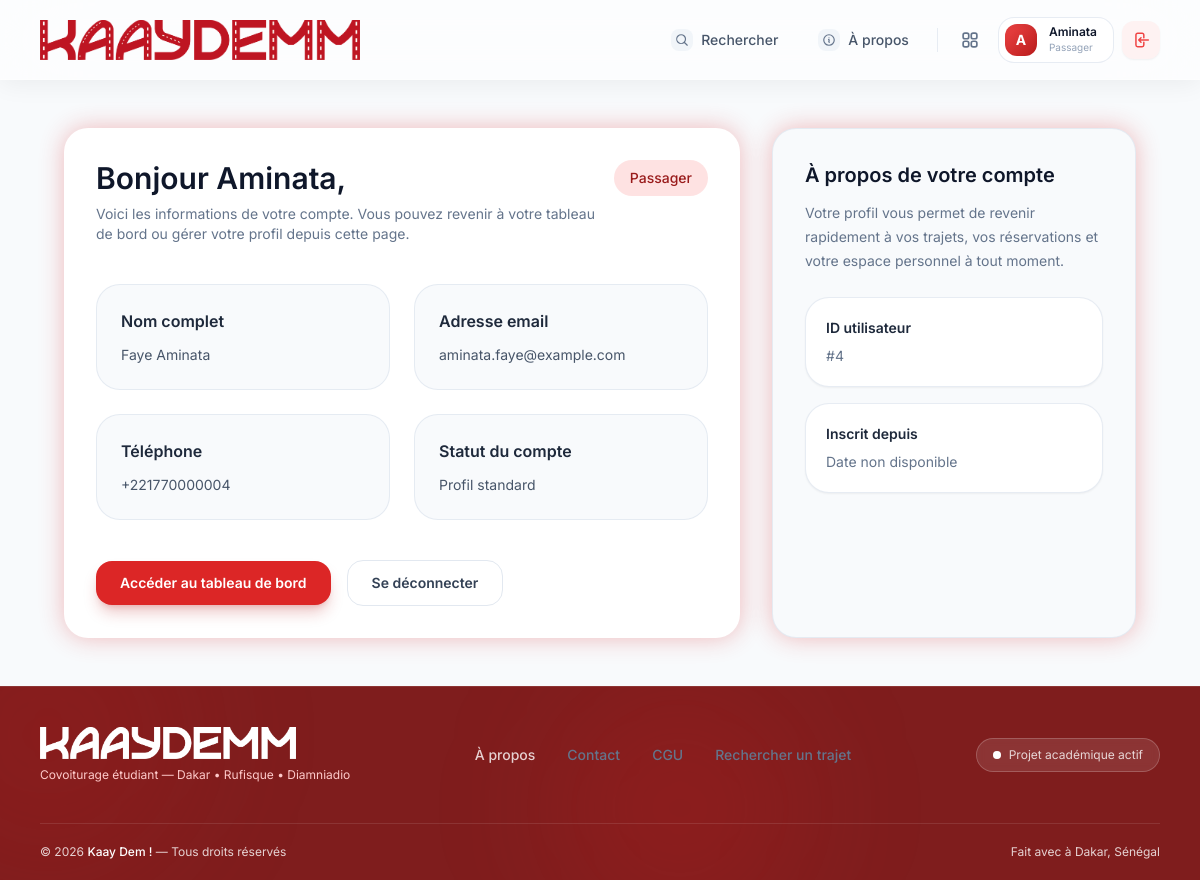
The page /public/profil (signed in) on the database its author committed.
### tables this page shows
CREATE TABLE utilisateurs (
    id INT AUTO_INCREMENT PRIMARY KEY,
    nom VARCHAR(100) NOT NULL,
    prenom VARCHAR(100) NOT NULL,
    email VARCHAR(150) NOT NULL UNIQUE,
    telephone VARCHAR(20) NOT NULL,
    mot_de_passe VARCHAR(255) NOT NULL,
    photo_profil VARCHAR(255) DEFAULT 'default-avatar.png',
    role ENUM('passager', 'conducteur', 'admin') DEFAULT 'passager',
    est_conducteur_valide BOOLEAN DEFAULT FALSE,
    date_inscription DATETIME DEFAULT CURRENT_TIMESTAMP,
    statut ENUM('actif', 'suspendu') DEFAULT 'actif'
);

### app/controllers/ProfilController.php (called while the page is built, shortened)
<?php
class ProfilController extends Controller {
    private $userModel;
    public function __construct() {
        $this->userModel = $this->model('User');
    }
    public function index() {
        $user = $this->userModel->getUserById($_SESSION['user_id']);
        $data = [
            'titre' => 'Mon profil - Kaay Dem !',
            'user' => $user
        ];
        $this->render('profil/index', $data);
    }
}

### public/index.php (called while the page is built, shortened)
<?php
require_once '../app/core/Database.php';
require_once '../app/core/Controller.php';
require_once '../app/core/Router.php';
$router = new Router();
$router->get('/', 'HomeController', 'index');
$router->get('/a-propos', 'HomeController', 'about');
$router->get('/contact', 'HomeController', 'contact');
$router->get('/auth/connexion', 'AuthController', 'loginForm');
$router->post('/auth/connexion', 'AuthController', 'login');
$router->get('/auth/inscription', 'AuthController', 'registerForm');
$router->post('/auth/inscription', 'AuthController', 'register');
$router->get('/auth/deconnexion', 'AuthController', 'logout');
$router->get('/trajets/recherche', 'TrajetController', 'searchForm');
$router->get('/trajets/resultats', 'TrajetController', 'searchResults');
$router->get('/trajets/detail/{id}', 'TrajetController', 'detail');
$router->get('/passager/dashboard', 'PassagerController', 'dashboard');
$router->get('/passager/reservations', 'PassagerController', 'reservations');
$router->get('/passager/reservation/{id}', 'PassagerController', 'reservation');
$router->get('/passager/reserver/{trajet_id}', 'PassagerController', 'reserverTrajet');
$router->post('/passager/reserver/{trajet_id}', 'PassagerController', 'reserverTrajet');
$router->get('/conducteur/dashboard', 'ConducteurController', 'dashboard');
$router->get('/conducteur/trajets', 'ConducteurController', 'mesTrajets');
$router->get('/conducteur/trajets/nouveau', 'ConducteurController', 'nouveauTrajetForm');
$router->post('/conducteur/trajets/nouveau', 'ConducteurController', 'creerTrajet');
$router->get('/conducteur/vehicule/nouveau', 'ConducteurController', 'nouveauVehiculeForm');
$router->post('/conducteur/vehicule/nouveau', 'ConducteurController', 'creerVehicule');
$router->post('/conducteur/trajet/{trajet_id}/annuler', 'ConducteurController', 'annulerTrajet');
$router->get('/conducteur/passagers', 'ConducteurController', 'mesPassagers');
$router->get('/conducteur/reservations', 'ConducteurController', 'reservations');
$router->post('/conducteur/reservation/{reservation_id}/accept', 'ConducteurController', 'acceptReservation');
$router->post('/conducteur/reservation/{reservation_id}/reject', 'ConducteurController', 'rejectReservation');
$router->get('/profil', 'ProfilController', 'index');
$router->get('/admin/dashboard', 'AdminController', 'dashboard');
$router->get('/admin/trajets', 'AdminController', 'trajets');
$router->post('/admin/validerConducteur/{id}', 'AdminController', 'validerConducteur');
$router->post('/admin/refuserConducteur/{id}', 'AdminController', 'refuserConducteur');
$router->get('/passager/devenirConducteur', 'PassagerController', 'devenirConducteurForm');
$router->post('/passager/devenirConducteur', 'PassagerController', 'devenirConducteur');
$uri = $_SERVER['REQUEST_URI'];
$method = $_SERVER['REQUEST_METHOD'];
$router->dispatch($uri, $method);

### app/core/Database.php (called while the page is built, shortened)
<?php
class Database {
    private $host = DB_HOST;
    private $user = DB_USER;
    private $pass = DB_PASS;
    private $dbname = DB_NAME;
    private $dbh;
    private $stmt;
    public function __construct() {
        $dsn = 'mysql:host=' . $this->host . ';dbname=' . $this->dbname . ';charset=utf8mb4';
        $options = array(
            PDO::ATTR_PERSISTENT => true,
            PDO::ATTR_ERRMODE => PDO::ERRMODE_EXCEPTION,
            PDO::ATTR_DEFAULT_FETCH_MODE => PDO::FETCH_OBJ
        );
        try {
            $this->dbh = new PDO($dsn, $this->user, $this->pass, $options);
        } catch(PDOException $e) {
            $this->error = $e->getMessage();
            echo "Erreur de connexion : " . $this->error;
            exit;
        }
    }
    public function query($sql) {
        $this->stmt = $this->dbh->prepare($sql);
    }
    public function bind($param, $value, $type = null) {
        if(is_null($type)) {
            switch(true) {
                case is_int($value):
                    $type = PDO::PARAM_INT;
                    break;
            }
        }
        $this->stmt->bindValue($param, $value, $type);
    }
    public function execute() {
        return $this->stmt->execute();
    }
    public function single() {
        $this->execute();
        return $this->stmt->fetch();
    }
}

### app/models/User.php (called while the page is built, shortened)
<?php
class User implements RepositoryInterface {
    private $db;
    public function __construct() {
        $this->db = new Database();
    }
    public function getUserById($id) {
        $this->db->query('SELECT * FROM utilisateurs WHERE id = :id');
        $this->db->bind(':id', $id);
        $row = $this->db->single();
        return $row;
    }
}

### app/views/profil/index.php (the view)
<section class="max-w-6xl mx-auto px-6 py-12 lg:px-10">
    <div class="grid gap-8 lg:grid-cols-[1.3fr_0.7fr]">
        <div class="bg-white rounded-3xl p-8 shadow-glow">
            <div class="flex items-start justify-between gap-4">
                <div>
                    <h1 class="text-3xl font-semibold text-slate-900">Bonjour <?= htmlspecialchars($user->prenom) ?>,</h1>
                    <p class="mt-2 text-sm text-slate-500 max-w-2xl">Voici les informations de votre compte. Vous pouvez revenir à votre tableau de bord ou gérer votre profil depuis cette page.</p>
                </div>
                <div class="text-right">
                    <span class="inline-flex items-center gap-2 rounded-full bg-brand-100 px-4 py-2 text-sm font-medium text-brand-800"><?= ucfirst(htmlspecialchars($user->role ?? 'passager')) ?></span>
                </div>
            </div>
            <div class="mt-10 grid gap-6 sm:grid-cols-2">
                <div class="rounded-3xl border border-slate-200/80 bg-slate-50 p-6">
                    <h2 class="text-base font-semibold text-slate-800">Nom complet</h2>
                    <p class="mt-3 text-slate-600 text-sm"><?= htmlspecialchars($user->nom) ?> <?= htmlspecialchars($user->prenom) ?></p>
                </div>
                <div class="rounded-3xl border border-slate-200/80 bg-slate-50 p-6">
                    <h2 class="text-base font-semibold text-slate-800">Adresse email</h2>
                    <p class="mt-3 text-slate-600 text-sm"><?= htmlspecialchars($user->email) ?></p>
                </div>
                <div class="rounded-3xl border border-slate-200/80 bg-slate-50 p-6">
                    <h2 class="text-base font-semibold text-slate-800">Téléphone</h2>
                    <p class="mt-3 text-slate-600 text-sm"><?= !empty($user->telephone) ? htmlspecialchars($user->telephone) : '<span class="text-slate-400">Non renseigné</span>' ?></p>
                </div>
                <div class="rounded-3xl border border-slate-200/80 bg-slate-50 p-6">
                    <h2 class="text-base font-semibold text-slate-800">Statut du compte</h2>
                    <p class="mt-3 text-slate-600 text-sm"><?= isset($user->est_conducteur_valide) && $user->est_conducteur_valide ? 'Conducteur validé' : 'Profil standard' ?></p>
                </div>
            </div>
            <div class="mt-10 flex flex-col gap-4 sm:flex-row sm:items-center">
                <a href="<?= BASE_URL ?>passager/dashboard"
                    class="inline-flex items-center justify-center rounded-2xl bg-brand-600 px-6 py-3 text-sm font-semibold text-white shadow-lg shadow-brand-700/25 hover:bg-brand-700 transition-all duration-200">
                    Accéder au tableau de bord
                </a>
                <a href="<?= BASE_URL ?>auth/deconnexion"
                    class="inline-flex items-center justify-center rounded-2xl border border-slate-200 bg-white px-6 py-3 text-sm font-semibold text-slate-700 hover:bg-slate-50 transition-all duration-200">
                    Se déconnecter
                </a>
            </div>
        </div>
        <aside class="space-y-6 rounded-3xl border border-slate-200/80 bg-slate-50 p-8 shadow-glow">
            <div>
                <h2 class="text-xl font-semibold text-slate-900">À propos de votre compte</h2>
                <p class="mt-3 text-sm leading-6 text-slate-500">Votre profil vous permet de revenir rapidement à vos trajets, vos réservations et votre espace personnel à tout moment.</p>
            </div>
            <div class="space-y-4">
                <div class="rounded-3xl bg-white p-5 shadow-sm border border-slate-200/80">
                    <h3 class="text-sm font-semibold text-slate-800">ID utilisateur</h3>
                    <p class="mt-2 text-sm text-slate-500">#<?= htmlspecialchars($user->id) ?></p>
                </div>
                <div class="rounded-3xl bg-white p-5 shadow-sm border border-slate-200/80">
                    <h3 class="text-sm font-semibold text-slate-800">Inscrit depuis</h3>
                    <p class="mt-2 text-sm text-slate-500"><?= isset($user->created_at) ? htmlspecialchars(date('d/m/Y', strtotime($user->created_at))) : 'Date non disponible' ?></p>
                </div>
            </div>
        </aside>
    </div>
</section>

### app/core/Router.php (shortened to what this page needs)
<?php
class Router {
    protected $routes = [];
    public function add($method, $uri, $controller, $action) {
        $uriPattern = preg_replace('/\{([a-zA-Z0-9_]+)\}/', '(?P<\1>[a-zA-Z0-9_-]+)', $uri);
        $uriPattern = '#^' . $uriPattern . '$#';
        $this->routes[] = [
            'method' => strtoupper($method),
            'uri' => $uri,
            'pattern' => $uriPattern,
            'controller' => $controller,
            'action' => $action
        ];
    }
    public function dispatch($uri, $method) {
        if (!empty($_GET['url'])) {
            $uri = '/' . trim($_GET['url'], '/');
        } else {
            $uri = parse_url($uri, PHP_URL_PATH);
        }
        $uri = '/' . trim($uri, '/');
        $uri = $uri === '/' ? '/' : $uri;
        foreach ($this->routes as $route) {
            if ($route['method'] === $method && preg_match($route['pattern'], $uri, $matches)) {
                $action = $route['action'];
                $controller = new $controllerClass();
                $params = [];
                call_user_func_array([$controller, $action], $params);
                return;
            }
        }
    }
}

### public/assets/css/style.css (style rules this page uses)
html, body { overflow-x: hidden; }

### rows shown on the page
utilisateurs: prenom "Aminata", role "Passager", nom "Faye", email "aminata.faye@example.com", telephone "+221770000004", id "4"
